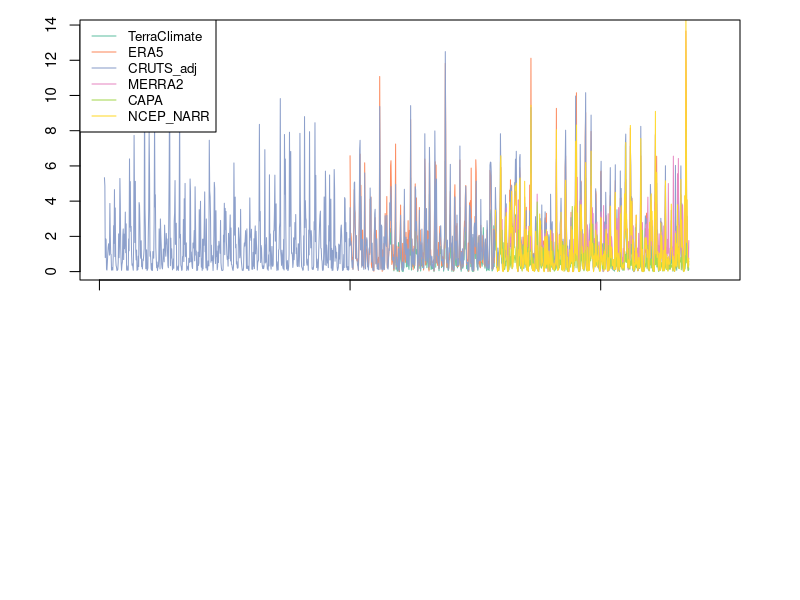

Source code (R):
library(RColorBrewer)

### Mono Lake Stage-Storage-Area-Salinity Curves ###
wdir = paste("C:/Users/manis/OneDrive - Umich/Documents/PersonalMonoLakePlayground/DataOrganization")
indir = paste("C:/Users/manis/OneDrive - Umich/Documents/PersonalMonoLakePlayground/DataOrganization")
outdir = paste("C:/Users/manis/OneDrive - Umich/Documents/PersonalMonoLakePlayground/DataOrganization")

setwd(indir)
## Takes a y vector, returns start and end points of data and number of segments
where2plot <- function(datavector){
  ireal <- which(!is.na(datavector))
  ipts <- c()
  icount <- 0
  for (i in 1:length(ireal)){
    if (ireal[i]>1 && ireal[i]<length(datavector)&& is.na(datavector[ireal[i]-1]) || is.na(datavector[ireal[i]+1])){
      icount = icount + 1
      ipts[icount] = ireal[i]
    }
    if (ireal[i]>1 && ireal[i]<length(datavector)&& is.na(datavector[ireal[i]-1]) && is.na(datavector[ireal[i]+1])){
      print("CONTAINS INDIVIDUAL DATA POINTS. CHANGE FUNCTION.")
      break
    }
    else if (ireal[i]==1){
      print("added")
      icount=icount+1
      ipts[1]=0
      
    }
  }
  inum = length(ipts)/2
  isrtpts = ipts[c(TRUE,FALSE)]
  iendpts = ipts[c(FALSE, TRUE)]
  if (is.na(iendpts)){
    iendpts=length(datavector)
  }
  iret = list(Startpts = isrtpts, Endpts = iendpts, segNum = inum)
  return(iret)
}



overlap <- function(P,E,NR,D){
  start = min(which(!is.na(P) & !is.na(E) & !is.na(NR) & !is.na(D)))
  end = max(which(!is.na(P) & !is.na(E) & !is.na(NR) & !is.na(D)))
  iret = list(Startpt = start, Endpt = end)
}

cols = c(12,3, 4)
##########
### Summing
##########
par(mfrow=c(2,1))
par(mar = c(0,0,0,0))
par(oma = c(3,4,1,3))
y = data.frame(read.csv("Precipitation_global.csv"))
y[,1] = as.Date(as.character(y[,1]), tryFormats=c("%m/%d/%Y"))
startMo = y$Date[1]
endMo = y$Date[length(y$Date)]
xpol = c(startMo, startMo,endMo,endMo)

## Precip

cols <- brewer.pal(length(y),'Set2')
# Precip
plot(c(0), c(0), type = "n", col = 8, lwd = 3, axes = FALSE,
     ylim = c(min(y[,4], na.rm=T),max(y[,4], na.rm=T))*1.1, xlim = c(startMo, endMo))
legend=array(NA)
for (i in 2:7) {

  p1start1 = 0
  p1end1 = 1400
  lines(y$Date[p1start1:p1end1], y[,i][p1start1:p1end1], col = cols[i-1],  lwd = 1)
  legend[i-1]=colnames(y)[i]
}
axis(2, labels=T, cex.axis = 0.9)
axis.Date(1, y$Date, cex=0.9, labels=F)
box()
legend("topleft", legend = legend, lty=c(1), 
       col=cols, cex=0.8)
